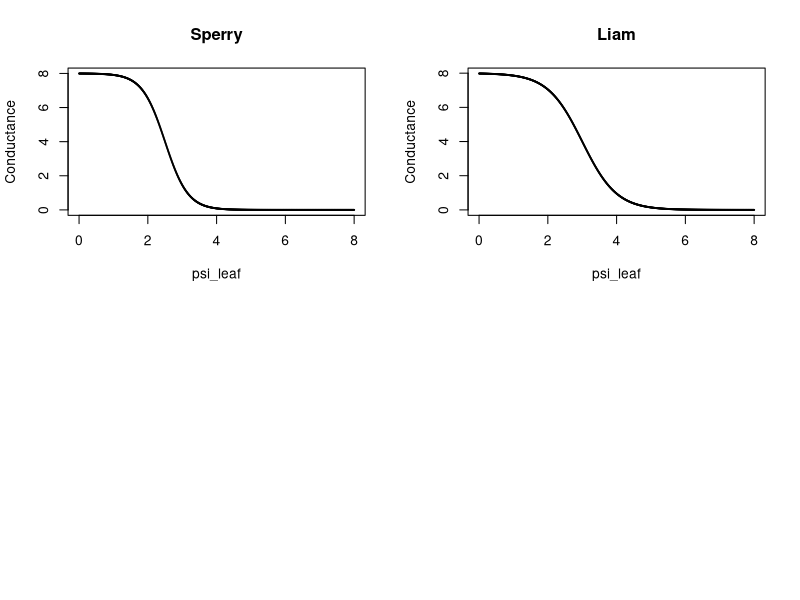
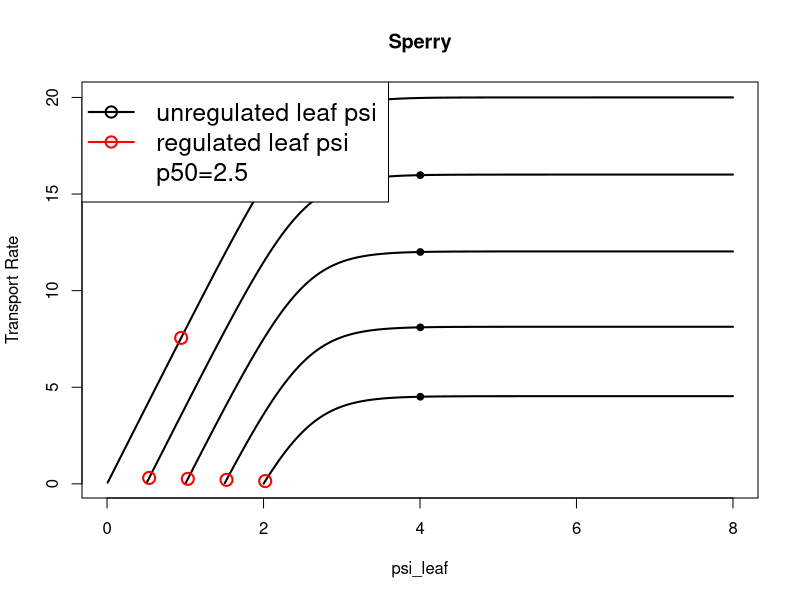
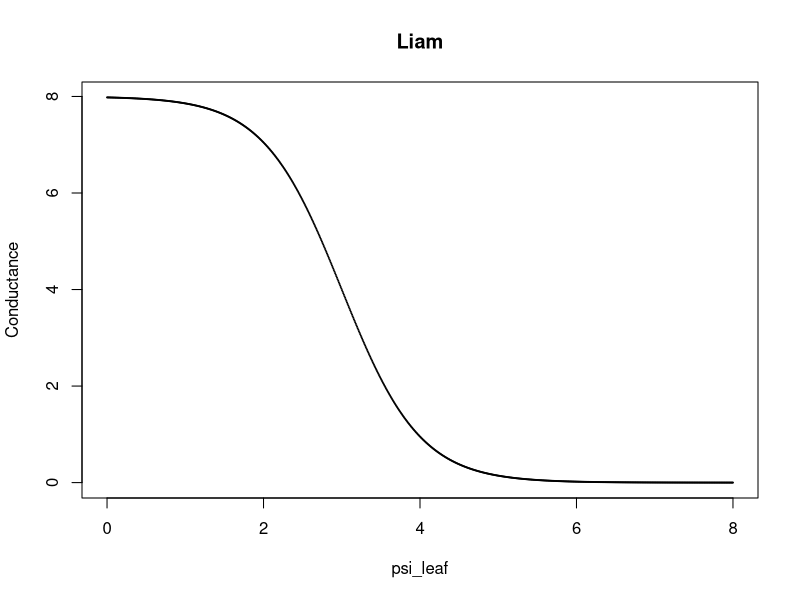
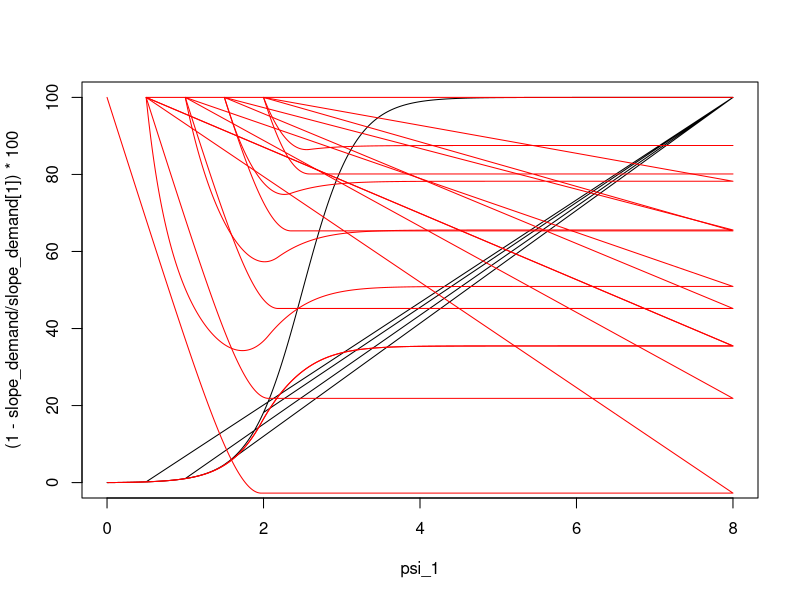
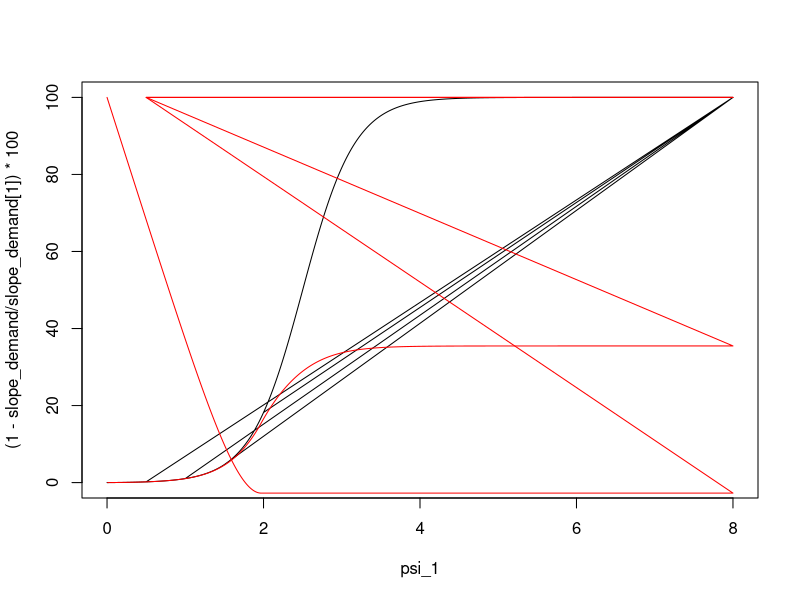
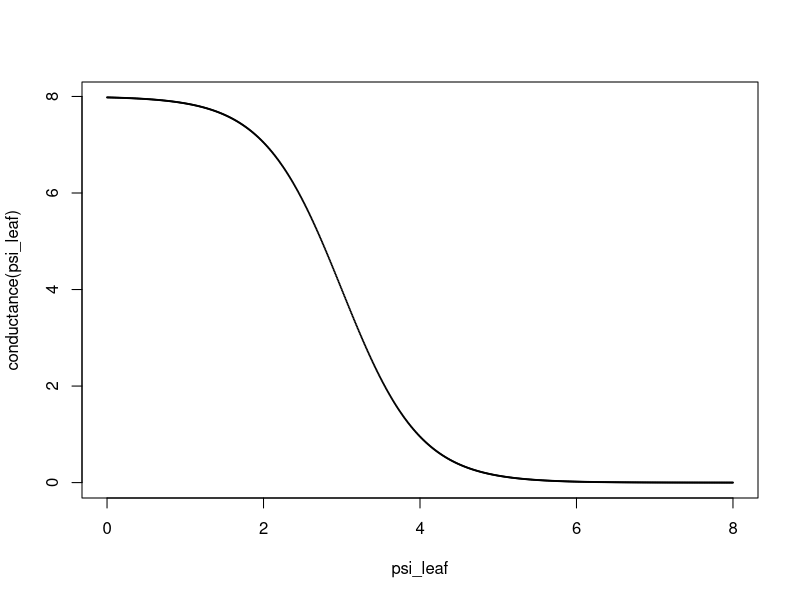
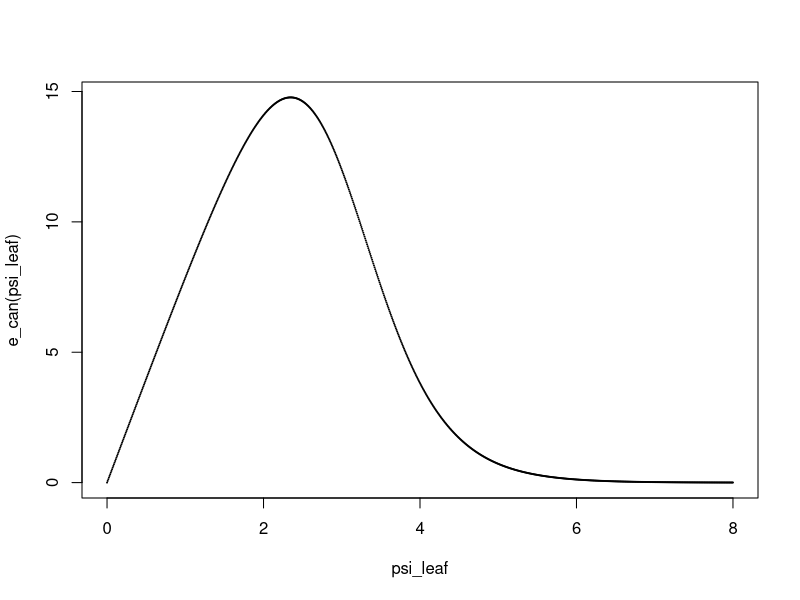
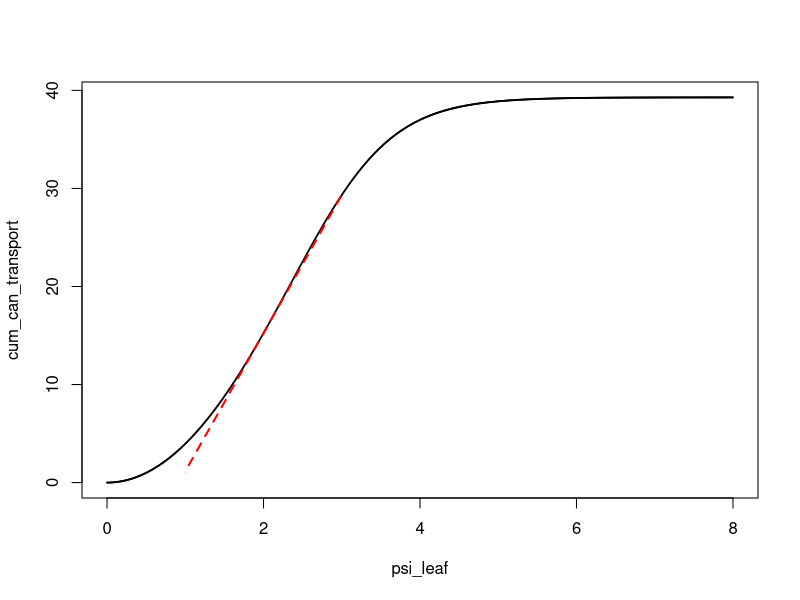

Here is the R script that generated these plots, in order: (Note: this script raises an error after producing the figures.)


e_can <- function(psi_leaf, psi_soil, res, gi) { ( psi_leaf - psi_soil )*gi / res }
gi <- function(psi_leaf, p50) { 1 - (1 / (1 + exp(5.0*(p50 - psi_leaf))))  }

p50 <- 3
res <- 10
psi_leaf <- seq(0.01, 7, length=1000)
psi_soil <- 0.0

sum_e <- (e_can(psi_leaf, psi_soil, res, gi(psi_leaf, p50) ))
new <- rep(0,length=length(sum_e))

for(i in 1:length(sum_e))
  {
    new[i] <- sum(sum_e[1:i])
  }

#e_can <- function(x, res, gi) { ( psi_leaf )*gi / res }
#gi <- function(psi_leaf, p50) { 1 - (1 / (1 + exp(2.0*(p50 - psi_leaf))))  }

## conductance here is assuming the soil matric potential is 0. 
conductance <- function(x) (8*(1 - (1 / (1 + exp(2.0*(3 - x))))))

p50 <- 0.5
K_max <- 8
res <- 1/K_max
psi_leaf <- seq(0.0, 8, length=1000)
psi_soil <- 0.0
cum_can_transport <- rep(0, length=1000)

## transpiration rate assuming the soil matric potential is 0. 
e_can <- function(psi_leaf) { ( psi_leaf - psi_soil )*((1 - (1 / (1 + exp(2.0*(3 - psi_leaf)))))) / res }
sum_e <- e_can(psi_leaf)

##------------------------------------------------------------------------------------------------------------------------------------------
## Sperry's version of supply-demand-loss theory 
## trying to work out why Sperry doensn't have the potential difference between soil and leaf included when calculating evaporation

sperry_cond <- function(psi_leaf) { ((1 - (1 / (1 + exp(3.0*(2.5 - psi_leaf)))))) / res }
#cum_can_transportx <- rep(0, length=1000)
cum_can_transportx <- matrix(0,0,nrow=1000, ncol=5) # this is the supply function
predawn_soil_mat_pot <- seq(0,2, length=5) # this assumes initial plant matric potential is the same as the soil matric potential

for(j in 1:length(predawn_soil_mat_pot))
  {
    for(i in 1:1000)
      {
        ffx <- integrate(sperry_cond, predawn_soil_mat_pot[j], psi_leaf[i] )
        cum_can_transportx[i,j] <- pmax(0, ffx$value)
      }
  }

for(l in 1:length(predawn_soil_mat_pot)) # remove the zeros from the 
{
  kop <- which(cum_can_transportx[,l] == 0)
  cum_can_transportx[kop,l] <- NA
}

cond_max_slope_sperry <- rep(0, lenght=5)
  
for(i in 1:length(predawn_soil_mat_pot))
  {
    cond_max_slope_sperry[i] <-  sperry_cond(predawn_soil_mat_pot[i]) # for Sperry the maximum conductance is always the pre-dawn matric potential/soil matric potential 
  }

##------------------------------------------------------------------------------------------------------------------------------------------
## make transpiration demand
Gmax <- 12563.1 # (Sperry 2016, 2130 kg h^-1 m^-2) NOTE it should be (kg h^-1 MPa^-1 m^-2) (12563.1 in Excel doc)
G <- rep(Gmax, length=5)
VPD <- 1.5*0.001   # (Sperry 2016, leaf-to-air vapor pressure deficit 1 kPa) (0.001 converts to MPa) NOTE in Sperry 2016 this is 1 which is crazy, in the Excel script it is 100
#evap_demand <- G*VPD

# need to define an Pcrit, i.e. a matric potential we choose wheere we decide conductance is effectively zero. We use this to get Ecrit, i.e. maximum transpiration beyond which leads to runaway cavitation  
P_crit <- 4 # MPa - this is arbitrary and could be a plant trait 
# get maximum transpiration possible based on Pcrit and soil matric potential 
E_crit <- rep(0, lenght=5)
evap_demand <- rep(0, lenght=5)

for(j in 1:5)
  {
    ffx <- integrate(sperry_cond, predawn_soil_mat_pot[j], P_crit )
    E_crit[j] <- pmax(0, ffx$value)
    evap_demand[j] <- G[j]*VPD
    if(evap_demand[j] > E_crit[j]) evap_demand[j] <- E_crit[j] # demand can't be greater than maximum supply
  }

## quick and dirty method to find the psi where demand is met. 
demand_met_at_sperry <- rep(0, length=5)
psi_demand_met_at_sperry <- rep(0, length=5)
demand_met_at_slope_sperry <- rep(0, length=5)
loss_function_sperry <- rep(0, length=5)
regulated_transpiration <- rep(0, length=5)
regulated_leaf_psi <- rep(0, length=5)
regulated_leaf_psi1 <- rep(0, length=5)

for(i in 1:5)
  {
    demand_met_at_sperry[i] <- which(cum_can_transportx[,i] >= evap_demand[i])
    psi_demand_met_at_sperry[i] <- psi_leaf[demand_met_at_sperry[i]]
    demand_met_at_slope_sperry[i] <- sperry_cond(psi_demand_met_at_sperry[i])
    loss_function_sperry[i] <- demand_met_at_slope_sperry[i] / cond_max_slope_sperry 
    regulated_leaf_psi[i] <- predawn_soil_mat_pot[i] + ((psi_demand_met_at_sperry[i] - predawn_soil_mat_pot[i])*loss_function_sperry[i])
    regulated_leaf_psi1[i] <- ((psi_demand_met_at_sperry[i] - predawn_soil_mat_pot[i])*loss_function_sperry[i])
    
    ffx <- integrate(sperry_cond, predawn_soil_mat_pot[i], regulated_leaf_psi[i] )
    regulated_transpiration[i] <- pmax(0, ffx$value)
    G[i] <- G[i]*loss_function_sperry[i]
    
  }


demand_met_at_sperry1 <- rep(0, length=5)

for(i in 1:5)
{
  demand_met_at_sperry1[i] <- which(cum_can_transportx[,i] >= regulated_transpiration[i])
  demand_met_at_sperry1[i] <- psi_leaf[demand_met_at_sperry1[i]]
}

##--------------------------------------------------------------------------------
# Calculation of regulated stomatal conductance - these two are equivalent
#G_new <- demand_new/VPD
#G <- G*loss_function

##------------------------------------------------------------------------------------------------------------------------------------------

par(mfrow=c(2,2))
plot(psi_leaf, sperry_cond(psi_leaf), cex=0.1, main="Sperry", ylab="Conductance") # Sperry's conductance rate (Sperry and Love 2015 Fig. 1)
plot(psi_leaf, conductance(psi_leaf), cex=0.1, main="Liam", ylab="Conductance") # My conductance rate assuming both transpiraiton and conductance are affected by the matric potential difference

#graphics.off()
#pdf( file="Supply_demand_loss_Sperrys_way.pdf", width=14,height=8 )
#par( mfcol=c(2,2), mar=c(5,5,4,1))

par(mfrow=c(1,1))
plot(psi_leaf, cum_can_transportx[,1], type="l", lwd=2, cex=0.1, main="Sperry", ylab="Transport Rate") # Sperry's conductance rate (Sperry and Love 2015 Fig. 1)
points(psi_demand_met_at_sperry[1], evap_demand[1], type="p", cex=0.9, pch=19, col="black")
points(regulated_leaf_psi[1], regulated_transpiration[1], type="p", cex=1.6, pch=21, col="red", lwd=2)
lines(psi_leaf, cum_can_transportx[,2], lwd=2)
points(psi_demand_met_at_sperry[2], evap_demand[2], type="p", cex=0.9, pch=19, col="black")
points(regulated_leaf_psi[2], regulated_transpiration[2], type="p", cex=1.6, pch=21, col="red", lwd=2)
lines(psi_leaf, cum_can_transportx[,3], lwd=2)
points(psi_demand_met_at_sperry[3], evap_demand[3], type="p", cex=0.9, pch=19, col="black")
points(regulated_leaf_psi[3], regulated_transpiration[3], type="p", cex=1.6, pch=21, col="red", lwd=2)
lines(psi_leaf, cum_can_transportx[,4], lwd=2)
points(psi_demand_met_at_sperry[4], evap_demand[4], type="p", cex=0.9, pch=19, col="black")
points(regulated_leaf_psi[4], regulated_transpiration[4], type="p", cex=1.6, pch=21, col="red", lwd=2)
lines(psi_leaf, cum_can_transportx[,5], lwd=2)
points(psi_demand_met_at_sperry[5], evap_demand[5], type="p", cex=0.9, pch=19, col="black")
points(regulated_leaf_psi[5], regulated_transpiration[5], type="p", cex=1.6, pch=21, col="red", lwd=2)
legend("topleft", c("unregulated leaf psi","regulated leaf psi","p50=2.5"), col=c("black", "red", "white"), pch = 1, cex=1.5, lwd=2)
#graphics.off()


plot(psi_leaf, conductance(psi_leaf), cex=0.1, main="Liam", ylab="Conductance") # My conductance rate assuming both transpiraiton and conductance are affected by the matric potential difference

##------------------------------------------------------------------------------------------------------------------------------------------
#sperry_cond <- function(psi_leaf) { ( psi_leaf )*((1 - (1 / (1 + exp(2.0*(3 - psi_leaf)))))) / res }
G <- matrix(Gmax, Gmax, ,nrow=1000, ncol=5)

#demandx <- rep(0, length=1000)
psi_1 <- matrix(0,0,nrow=1000, ncol=5)#
slope_demand <- matrix(0,0,nrow=1000, ncol=5)
loss_fun_sp_gs <- matrix(0,0,nrow=1000, ncol=5)
reg_leaf_psi <- matrix(0,0,nrow=1000, ncol=5)

regulated_trans <- matrix(0,0,nrow=1000, ncol=5)
regulated_Gs <- matrix(0,0,nrow=1000, ncol=5)

regulated_trans_trap <- matrix(0,0,nrow=1000, ncol=5)
regulated_Gs_trap <- matrix(0,0,nrow=1000, ncol=5)

non_regulated_trans <- matrix(0,0,nrow=1000, ncol=5)
non_regulated_Gs <- matrix(0,0,nrow=1000, ncol=5)

#max_slo_sp <- sperry_cond(0) 

max_slo_sp <- rep(0, length=5)

for(j in 1:5) 
{
  max_slo_sp[j] <- sperry_cond(predawn_soil_mat_pot[j])
}

for(j in 1:5)
{
  for(i in 1:1000)
  {

  #  demandx[i] <- cum_can_transportx[i,1]
   psi_1[,j] <- seq(predawn_soil_mat_pot[j], max(psi_leaf), length=1000) #psi_leaf[i]
   slope_demand[i,j] <- sperry_cond(psi_1[i,j])
  
   loss_fun_sp_gs[i,j] <- slope_demand[i,j] / max_slo_sp[j] 
   #reg_leaf_psi[i,j] <- predawn_soil_mat_pot[j] + ((psi_1[i,j] - predawn_soil_mat_pot[j])*loss_fun_sp_gs[i,j])
   if(i==1) reg_leaf_psi[i,j] <- ((psi_1[i,j] - predawn_soil_mat_pot[j])*loss_fun_sp_gs[i,j])
      
   if(i>1)
   {
     reg_leaf_psi[i,j] <- pmax(reg_leaf_psi[i-1,j], ((psi_1[i,j] - predawn_soil_mat_pot[j])*loss_fun_sp_gs[i,j]))
   }
    
   ffx <- integrate(sperry_cond, 0, psi_1[i,j] )
   non_regulated_trans[i,j] <- pmax(0, ffx$value)
   non_regulated_Gs[i,j] <- non_regulated_trans[i,j]/0.001 # E = G*VPD ---- G = E/VPD (VPD=1, 0.001 transforms to MPa)
  # 
   ffx <- integrate(sperry_cond, 0, reg_leaf_psi[i,j] )
   regulated_trans[i,j] <- pmax(0, ffx$value)
   regulated_Gs[i,j] <- regulated_trans[i,j]/0.001 # E = G*VPD ---- G = E/VPD (VPD=1, 0.001 transforms to MPa)
   G[i,j] <- G[i,j]*loss_fun_sp_gs[i,j]
  
  }
}

kss <- which(reg_leaf_psi==max(reg_leaf_psi))
reg_leaf_psi_new <- reg_leaf_psi
reg_leaf_psi_new[kss:length(reg_leaf_psi_new)] <- max(reg_leaf_psi)

for(i in 1:1000)
{
  
ffx <- integrate(sperry_cond, 0, reg_leaf_psi_new[i] )
regulated_trans_trap[i] <- pmax(0, ffx$value)
regulated_Gs_trap[i] <- regulated_trans_trap[i]/0.001 # E = G*VPD ---- G = E/VPD (VPD=1, 0.001 transforms to MPa)
# G[i] <- G[i]*loss_function_sperry[i]
}

 plot(psi_1, (1-slope_demand/slope_demand[1])*100, type ="l", lwd=1)
 lines(psi_1, (1-regulated_Gs/non_regulated_Gs)*100, col="red")
 lines(psi_1, (1-regulated_Gs_trap/non_regulated_Gs)*100, col="red")
 lines(psi_1, (1-regulated_Gs/Gmax)*100, col="red")
 
 plot(psi_1, (1-slope_demand/slope_demand[1])*100, type ="l", lwd=1)
 lines(psi_1, (1-regulated_Gs_trap/non_regulated_Gs)*100, col="red")
 lines(psi_1, (1-regulated_Gs_trap/Gmax)*100, col="red")
 
### 
cum_can_transport_Gs <- rep(0, length=1000)
slope_sperry1 <- rep(0, length=1000)
loss_sperry1 <- rep(0, length=1000)
slope_max <- sperry_cond(0)
  

for(i in 1:1000)
{
  ff <- integrate(sperry_cond, 0, psi_leaf[i] )
  cum_can_transport_Gs[i] <- ff$value
  slope_sperry1 <- sperry_cond(psi_leaf)
  loss_sperry1 <- slope_sperry1/slope_max
}

## quick and dirty method to find the psi where demand is met. 
demand_met_at_sperry <- rep(0, length=5)
psi_demand_met_at_sperry <- rep(0, length=5)
demand_met_at_slope_sperry <- rep(0, length=5)
loss_function_sperry <- rep(0, length=5)
regulated_transpiration <- rep(0, length=5)
regulated_leaf_psi <- rep(0, length=5)

for(i in 1:5)
{
  demand_met_at_sperry[i] <- which(cum_can_transportx[,i] >= evap_demand[i])
  psi_demand_met_at_sperry[i] <- psi_leaf[demand_met_at_sperry[i]]
  demand_met_at_slope_sperry[i] <- sperry_cond(psi_demand_met_at_sperry[i])
  loss_function_sperry[i] <- demand_met_at_slope_sperry[i] / cond_max_slope_sperry 
  regulated_leaf_psi[i] <- predawn_soil_mat_pot[i] + ((psi_demand_met_at_sperry[i] - predawn_soil_mat_pot[i])*loss_function_sperry[i])
  
  ffx <- integrate(sperry_cond, predawn_soil_mat_pot[i], regulated_leaf_psi[i] )
  regulated_transpiration[i] <- pmax(0, ffx$value)
  G[i] <- G[i]*loss_function_sperry[i]
  
}




##------------------------------------------------------------------------------------------------------------------------------------------
##------------------------------------------------------------------------------------------------------------------------------------------
##------------------------------------------------------------------------------------------------------------------------------------------
##------------------------------------------------------------------------------------------------------------------------------------------
##------------------------------------------------------------------------------------------------------------------------------------------
##------------------------------------------------------------------------------------------------------------------------------------------
##------------------------------------------------------------------------------------------------------------------------------------------
##------------------------------------------------------------------------------------------------------------------------------------------
##------------------------------------------------------------------------------------------------------------------------------------------
##------------------------------------------------------------------------------------------------------------------------------------------
##------------------------------------------------------------------------------------------------------------------------------------------
##------------------------------------------------------------------------------------------------------------------------------------------
##------------------------------------------------------------------------------------------------------------------------------------------
##------------------------------------------------------------------------------------------------------------------------------------------
##------------------------------------------------------------------------------------------------------------------------------------------
##------------------------------------------------------------------------------------------------------------------------------------------
## Can't work out how Sperry's Gs declines faster than conductance.......

cum_can_transport <- rep(0, length=1000)

## surrogate to get derivitive of the transpiration rate
e_can2 <- expression(( x - psi_soil )*((1 - (1 / (1 + exp(2.0*(3 - x)))))) / res )
D(D(e_can2, 'x'),'x') # need to manually copy this derivitive - cant find a way to automate it.
d_de_can2 <- function(x) {(((1 - (1/(1 + exp(2 * (3 - x)))))) - (x - psi_soil) * (exp(2 * (3 - x)) * 2/(1 + exp(2 * (3 - x)))^2))/res}
##dd_ecan2 <- function(x) {-((exp(2 * (3 - x)) * 2/(1 + exp(2 * (3 - x)))^2 + ((exp(2 * (3 - x)) * 2/(1 + exp(2 * (3 - x)))^2) - (x - psi_soil) * (exp(2 * (3 - x)) * 2 * 2/(1 + exp(2 * (3 - x)))^2 - exp(2 * (3 - x)) * 2 * (2 * (exp(2 * (3 - x)) * 2 * (1 + exp(2 * (3 - x)))))/((1 + exp(2 * (3 - x)))^2)^2)))/res)}
psi_max_slope <- uniroot(d_de_can2, c(0, 5))$root # find the leaf matric potential which yields the highest transpiraiton rate

for(i in 1:1000)
{
  ff <- integrate(e_can, 0, psi_leaf[i] )
  cum_can_transport[i] <- ff$value
}

cond_max_slope <- max(conductance(psi_leaf)) #(Sperry's )

Gmax <- 12563.1 # (Sperry 2016, 2130 kg h^-1 m^-2) NOTE it should be (kg h^-1 MPa^-1 m^-2) (12563.1 in Excel doc)
G <- Gmax
VPD <- 2*0.001   # (Sperry 2016, leaf-to-air vapor pressure deficit 1 kPa) (0.001 converts to MPa) NOTE in Sperry 2016 this is 1 which is crazy, in the Excel script it is 100
evap_demand <- G*VPD
## quick and dirty method to find the psi where demand is met.
demand_met_at <- which(cum_can_transport > evap_demand)
demand_met_at <- psi_leaf[demand_met_at[1]]
demand_met_at_slope <- conductance(demand_met_at)
loss_function <- demand_met_at_slope / cond_max_slope

demand_new <- evap_demand * loss_function

##--------------------------------------------------------------------------------
# Calculation of regulated stomatal conductance - these two are equivalent
#G_new <- demand_new/VPD
G <- G*loss_function

##------------------------------------------------------------------------------------------------------------------------------------------
library(plotrix)
conductance <- function(x) (K_max*(1 - (1 / (1 + exp(2.0*(3 - x))))))
y_int_cum <- function(x){ integrate(e_can, 0, x )$value - (e_can(x)*x)} # the y-intersept for the tangent
#abline(y_int_cum(2), e_can(2)) # the slope of the tangent is the transpiration rate (e_can)

plot(psi_leaf, conductance(psi_leaf), cex=0.1)
plot(psi_leaf, e_can(psi_leaf), cex=0.1)
plot(psi_leaf, cum_can_transport, cex=0.1)
ablineclip(y_int_cum(2), e_can(2), x1=1,x2=3, lty=2, col="red", lwd=2)

par(mfrow=c(1,1))
plot(psi_leaf, cum_can_transport, cex=0.1)
ablineclip(y_int_cum(1), e_can(1), x1=0.5,x2=1.5, lty=3, col="red", lwd=4)
ablineclip(y_int_cum(psi_max_slope), e_can(psi_max_slope), x1=psi_max_slope*0.85,x2=psi_max_slope*1.15, lty=3, col="red", lwd=4)
ablineclip(y_int_cum(4.0), e_can(4.0), x1=3.4,x2=4.5, lty=3, col="red", lwd=4)

##------------------------------------------------------------------------------------------------------------------------------------------
graphics.off()
pdf( file="Supply_demand_Sperrys_way.pdf", width=14,height=8 )
par( mfcol=c(2,2), mar=c(5,5,4,1))
plot(psi_leaf, sperry_cond(psi_leaf), cex=0.1, main="Sperry", ylab="Conductance") # Sperry's conductance rate (Sperry and Love 2015 Fig. 1)
text(7, 7, "(A)")
plot(psi_leaf, cum_can_transportx, cex=0.1, main="Sperry", ylab="Transport Rate") # Sperry's transport rate (Sperry and Love 2015 Fig. 1)
text(7, 20, "(B)")
graphics.off()




##------------------------------------------------------------------------------------------------------------------------------------------
## my way
cond_max_slope <- max(conductance(psi_leaf)) #(Sperry's )

Gmax <- 12563.1 # (Sperry 2016, 2130 kg h^-1 m^-2) NOTE it should be (kg h^-1 MPa^-1 m^-2) (12563.1 in Excel doc)
G <- Gmax
VPD <- 2*0.001   # (Sperry 2016, leaf-to-air vapor pressure deficit 1 kPa) (0.001 converts to MPa) NOTE in Sperry 2016 this is 1 which is crazy, in the Excel script it is 100
evap_demand <- G*VPD
## quick and dirty method to find the psi where demand is met.
demand_met_at <- which(cum_can_transport > evap_demand)
demand_met_at <- psi_leaf[demand_met_at[1]]
demand_met_at_slope <- conductance(demand_met_at)
loss_function <- demand_met_at_slope / cond_max_slope

demand_new <- demand * loss_function

##--------------------------------------------------------------------------------


graphics.off()
pdf( file="Supply_demand_Liams_way.pdf", width=14,height=8 )
par( mfcol=c(2,2), mar=c(5,5,4,1))
plot(psi_leaf, conductance(psi_leaf), cex=0.1, main="Liam", ylab="Conductance") # My conductance rate assuming both transpiraiton and conductance are affected by the matric potential difference
text(6, 7, "(C)")
plot(psi_leaf, cum_can_transport, cex=0.1, main="Liam", ylab="Transport Rate") # My transport rate assuming both transpiraiton and conductance are affected by the matric potential difference
text(6, 7, "(D)")
points(demand_met_at, demand, type="p", cex=1.5, pch=19, col="red")
ablineclip(y_int_cum(demand_met_at), e_can(demand_met_at), x1=demand_met_at*0.85,x2=demand_met_at*1.15, lty=2, col="red", lwd=2)
plot(psi_leaf, e_can(psi_leaf), cex=0.1, main="Liam", ylab="Conductance moderated psi diff and cavitation") # My conductance rate assuming both transpiraiton and conductance are affected by the matric potential difference
text(6, 7, "(E)")
graphics.off()

# (Sperry and Love) "The maximum dE/dPcanopy [max conductance and max slope of the line in Sperry's transport rate] is at the predawn start of the curve
# (Fig. 2, dashed dE/dPmax tangent) and equals the maximum soil–canopy k"
# While this is indeed the maximum conductance the maximum flow rate of water happens at a higher matric potential, see (E).
# This implies that the maximum slope of the transport function does not happen at 0MPa but at a higher MPa. I'm not sure what is more appropriate or correct.
# I'm obviously correct and also the best at being modest.
##------------------------------------------------------------------------------------------------------------------------------------------
##------------------------------------------------------------------------------------------------------------------------------------------
##------------------------------------------------------------------------------------------------------------------------------------------


transpiration <- rep(0, length=1000)
transpiration1 <- rep(0, length=1000)
#psi_leaf <- seq(0.01, 6.0, length=1000)

for(i in 1:1000)
{

  if(i==1)  x <- 0
  ff <- integrate(conductance, 0, psi_leaf[i] )
  transpiration[i] <- ff$value
  x <- x + psi_leaf[i]
}



for(i in 1:100)
{
  if(i==1)  x <- 0
  ff <- conductance(x + psi_leaf[i] )
  transpiration1[i] <- ff
  x <- x + psi_leaf[i]
}


new1 <- rep(0,length=length(transpiration1))

for(i in 1:length(transpiration1))
{
  new1[i] <- sum(transpiration1[1:i])
}

new2 <- rep(0,length=length(new1))

for(i in 1:length(new1))
{
  if(i==1)  x <- 0
  new2[i] <- (new1[i])/(psi_leaf[i])
  x <- new1[i]
}



poo <- expression( (5*(1 - (1 / (1 + exp(2.0*(3 - x)))))))

pam <- function(x) {-(5 * (exp(2 * (3 - x)) * 2/(1 + exp(2 * (3 - x)))^2))}

psi_leaf <- seq(0.01, 7, length=1000)
psi_soil <- 0
e_can <- function(psi_leaf) { ( psi_leaf - psi_soil )*((1 - (1 / (1 + exp(2.0*(3 - psi_leaf)))))) / res }

suppx <- e_can(psi_leaf)

sum_suppx <- rep(0, length(suppx))

for(i in 1:length(suppx))
{
  if(i < 2) 
  {
    sum_suppx[i] <- suppx[i]
  }
  
  if(i > 1)
  {
    sum_suppx[i] <- sum_suppx[i-1] + abs(suppx[i] - suppx[i-1]) 
  }
}

supp1 <- rep(0, length=1000)

for(i in 1:1000)
{
  ff <- integrate(e_can, 0, psi_leaf[i] )
  supp1[i] <- ff$value
}


 plot(psi_leaf, crap(psi_leaf))
 plot(psi_leaf, e_can(psi_leaf))
 abline(v=psi_leaf[335])
 plot(psi_leaf, crap(psi_leaf))
 abline(v=psi_leaf[335])
 fuck <- crap(psi_leaf)
 which(fuck==min(fuck))
 abline(v=psi_leaf[365])
 plot(psi_leaf, e_can(psi_leaf))
 plot(psi_leaf, ball(psi_leaf))
 plot(psi_leaf, e_can(psi_leaf))
 plot(psi_leaf, ball(psi_leaf))
 abline(h=0)
 plot(psi_leaf, e_can(psi_leaf))

